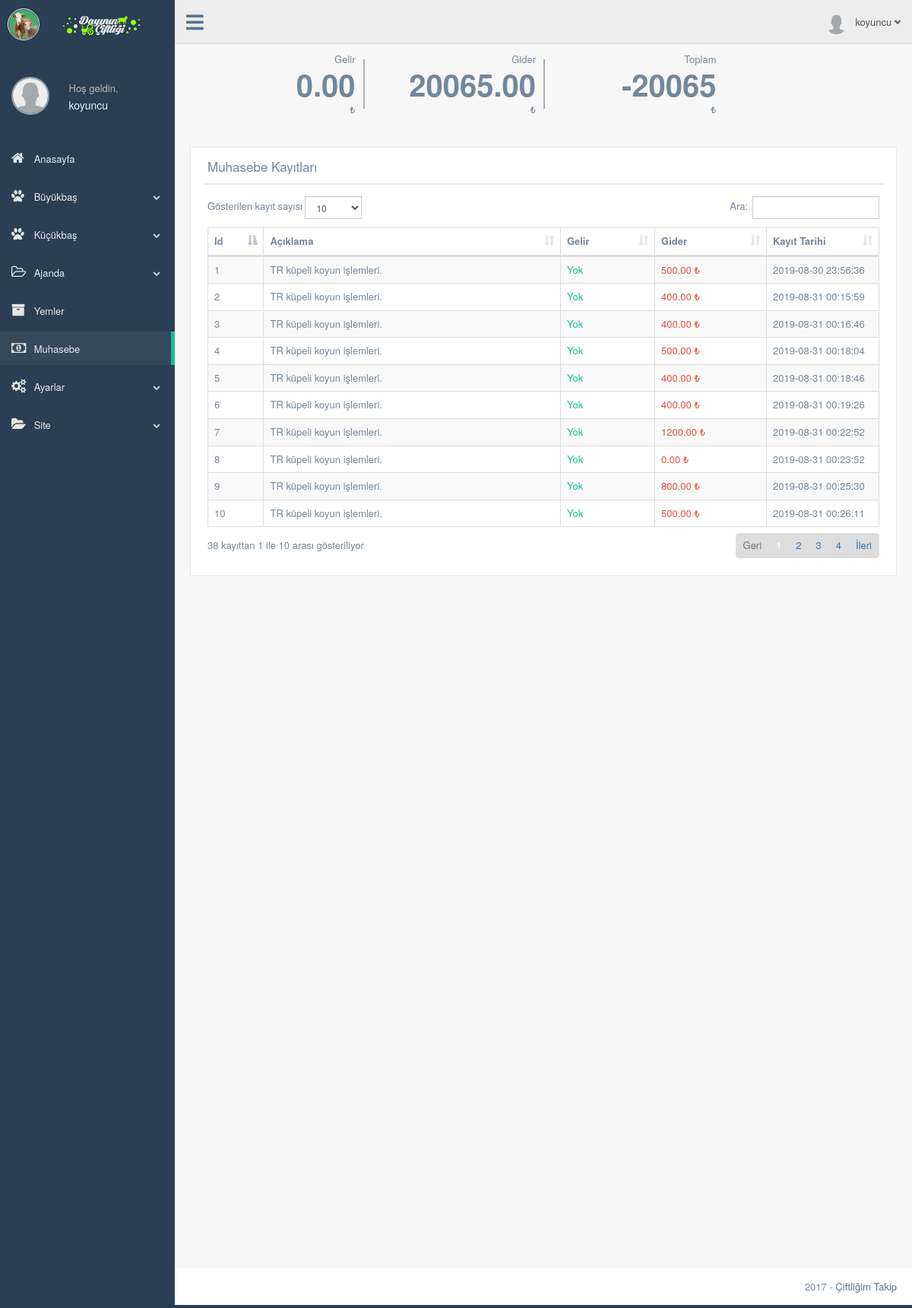
The app's page /production/muhasebe.php (signed in) with its own data.
### tables this page shows
CREATE TABLE `kullanici` (
  `kullanici_id` int(11) NOT NULL,
  `kullanici_adi` varchar(50) NOT NULL,
  `kullanici_sifre` varchar(50) NOT NULL,
  `kullanici_adsoyad` varchar(50) NOT NULL DEFAULT 'Ad Soyad',
  `kullanici_eposta` varchar(50) NOT NULL,
  `kullanici_gorsel` varchar(250) NOT NULL DEFAULT 'images/kullanici/kullanici.png',
  `kullanici_kayittarihi` datetime NOT NULL,
  `kullanici_yetki` int(1) NOT NULL DEFAULT '2',
  `kullanici_durum` int(1) NOT NULL
);

CREATE TABLE `muhasebe` (
  `muhasebe_id` int(11) NOT NULL,
  `kullanici_id` int(11) NOT NULL,
  `muhasebe_gelir` decimal(10,2) DEFAULT NULL,
  `muhasebe_gider` decimal(10,2) DEFAULT NULL,
  `muhasabe_kayittarihi` datetime NOT NULL DEFAULT CURRENT_TIMESTAMP,
  `muhasebe_aciklama` varchar(1000) DEFAULT NULL
);

### production/muhasebe.php (the view, shortened to what this page needs)
<?php
    include 'header.php';
    $muhasebesorgu=$db->prepare("SELECT * FROM muhasebe WHERE kullanici_id=:id");
    $muhasebesorgu->execute(array(
        'id' => $kullanici_id
        ));
    $gelirsorgu=$db->prepare("SELECT sum(muhasebe_gelir) AS gelir FROM muhasebe WHERE kullanici_id=:id");
    $gelirsorgu->execute(array(
        'id' => $kullanici_id
        ));
    $gelircek=$gelirsorgu->fetch(PDO::FETCH_ASSOC);
    $gidersorgu=$db->prepare("SELECT sum(muhasebe_gider) AS gider FROM muhasebe WHERE kullanici_id=:id");
    $gidersorgu->execute(array(
        'id' => $kullanici_id
        ));
    $gidercek=$gidersorgu->fetch(PDO::FETCH_ASSOC);
?>
        <div class="right_col" role="main">
          <div class="row tile_count text-right">
              <div class="col-md-3 col-sm-4 col-xs-6 tile_stats_count">
                <span class="count_top"></i>Gelir</span>
                <div class="count"><?php echo $gelircek['gelir']; ?></div>
                <span class="count_bottom"><i class="green"></i>₺</span>
              </div>
              <div class="col-md-3 col-sm-4 col-xs-6 tile_stats_count">
                <span class="count_top"></i>Gider</span>
                <div class="count"><?php echo $gidercek['gider']; ?></div>
                <span class="count_bottom"><i class="green"></i>₺</span>
              </div>
              <div class="col-md-3 col-sm-4 col-xs-6 tile_stats_count">
                <span class="count_top"></i>Toplam</span>
                <div class="count"><?php echo $gelircek['gelir']-$gidercek['gider']; ?></div>
                <span class="count_bottom"><i class="green"></i>₺</span>
              </div>
           </div>
          <div class="">
            <div class="row">
              <div class="col-md-12 col-sm-12 col-xs-12">
                <div class="x_panel">
                  <div class="x_title">
                    <h2>Muhasebe Kayıtları</h2>
                    <div class="clearfix"></div>
                  </div>
                  <div class="x_content">
                    <table id="datatable" class="table table-striped table-bordered">
                      <thead>
                        <tr>
                          <th class="">Id</th>
                          <th class="">Açıklama</th>
                          <th class="">Gelir</th>
                          <th class="">Gider</th>
                          <th class="">Kayıt Tarihi</th>
                        </tr>
                      </thead>
                      <tbody>
                      <?php while ($muhasebecek=$muhasebesorgu->fetch(PDO::FETCH_ASSOC)) { ?>
                        <tr>
                          <td class="col-md-1 col-sm-1"><?php echo $muhasebecek['muhasebe_id']; ?></td>
                          <td class=""><?php echo $muhasebecek['muhasebe_aciklama']; ?></td>
                          <td class="green">
                            <?php
                              if ($muhasebecek['muhasebe_gelir']>0) {
                                echo $muhasebecek['muhasebe_gelir']." ₺";
                              } else {
                                echo "Yok";
                              }
                            ?>
                          </td>
                          <td class="col-md-2 col-sm-2 red"><?php echo $muhasebecek['muhasebe_gider']." ₺"; ?></td>
                          <td class="col-md-2 col-sm-2"><?php echo $muhasebecek['muhasabe_kayittarihi']; ?></td>
                        </tr>
                       <?php } ?>
                      </tbody>
                    </table>
                  </div>
                </div>
              </div>
            </div>
          </div>
        </div>
        <?php include 'footer.php'; ?>

### production/header.php (shortened to what this page needs)
<?php
  include '../baglan.php';
  $kullanicisorgu=$db->prepare("SELECT * FROM kullanici WHERE kullanici_adi=:kullanici");
  $kullanicisorgu->execute(array(
        'kullanici' => $_SESSION['kullanici_adi']
      ));
  $kullanicicek=$kullanicisorgu->fetch(PDO::FETCH_ASSOC);
 ?>
<!DOCTYPE html>
<html lang="tr">
  <head>
    <link href="../vendors/bootstrap/dist/css/bootstrap.min.css" rel="stylesheet">
    <link href="../vendors/font-awesome/css/font-awesome.min.css" rel="stylesheet">
    <link rel="stylesheet" href="https://use.fontawesome.com/releases/v5.0.13/css/all.css">
    <link rel="stylesheet" href="css/style-print.css" media="print" type="text/css">
    <link href="../vendors/nprogress/nprogress.css" rel="stylesheet">
    <link href="../vendors/iCheck/skins/flat/green.css" rel="stylesheet">
    <link href="../vendors/malihu-custom-scrollbar-plugin/jquery.mCustomScrollbar.min.css" rel="stylesheet"/>
    <link href="../vendors/datatables.net-bs/css/dataTables.bootstrap.min.css" rel="stylesheet">
    <link href="../vendors/datatables.net-buttons-bs/css/buttons.bootstrap.min.css" rel="stylesheet">
    <link href="../vendors/datatables.net-fixedheader-bs/css/fixedHeader.bootstrap.min.css" rel="stylesheet">
    <link href="../vendors/datatables.net-responsive-bs/css/responsive.bootstrap.min.css" rel="stylesheet">
    <link href="../vendors/datatables.net-scroller-bs/css/scroller.bootstrap.min.css" rel="stylesheet">
    <link href="../build/css/custom.min.css" rel="stylesheet">
    <link href="../build/css/main.css" rel="stylesheet">
  </head>
  <body class="nav-md">
    <div class="container body">
      <div class="main_container">
        <div class="col-md-3 left_col menu_fixed">
          <div class="left_col scroll-view">
            <div class="navbar nav_title" style="border: 0;">
              <a href="index.html" class="site_title"><i class="fa"><img src="../images/eks-genel/eks-logo-ikon.png" width="40px" height="auto" alt=""></i> <span><img src="images/logo.png" style="margin-left:20px"alt=""></span></a>
            </div>
            <?php include 'sidebar.php'; ?>
        <div class="top_nav"  id="yazdirma">
          <div class="nav_menu">
            <nav class="">
              <div class="nav toggle">
                <a id="menu_toggle"><i class="fa fa-bars"></i></a>
              </div>
              <ul class="nav navbar-nav navbar-right">
                <li class="">
                  <a href="javascript:;" class="user-profile dropdown-toggle" data-toggle="dropdown" aria-expanded="false">
                    <img src="<?php echo $kullanicicek['kullanici_gorsel']; ?>" alt=""><?php echo $_SESSION['kullanici_adi'] ?>
                    <span class=" fa fa-angle-down"></span>
                  </a>
                </li>
              </ul>
            </nav>
          </div>
        </div>

### production/sidebar.php (shortened to what this page needs)
<br>
            <div class="profile clearfix">
              <div class="profile_pic text-center" style="margin-top: 25px; ">
                <a href="profil.php"><img src="<?php echo $kullanicicek['kullanici_gorsel']; ?>" alt="" style="width: 50px; height: 50px; max-width: 50px; max-height: 50px; -webkit-border-radius: 50%; -moz-border-radius: 50%; border-radius: 50%; border: 2px solid rgba(255,255,255,0.5);" ></a>
              </div>
              <div class="profile_info">
                <span>Hoş geldin,</span>
                <a href="profil.php"><h2><?php echo $_SESSION['kullanici_adi'] ?></h2></a>
              </div>
              <div class="clearfix"></div>
            </div>
            <br />
            <div id="sidebar-menu" class="main_menu_side hidden-print main_menu">
              <div class="menu_section">
                <ul class="nav side-menu">
                  <li><a href="index.php"><i class="fa fa-home"></i> Anasayfa </a>
                  </li>
                  <li><a><i class="fa fa-paw"></i> Büyükbaş <span class="fa fa-chevron-down"></span></a>
                  </li>
                  <li><a><i class="fa fa-paw"></i> Küçükbaş <span class="fa fa-chevron-down"></span></a>
                  </li>
                  <li><a><i class="fa fa-folder-open-o"></i> Ajanda <span class="fa fa-chevron-down"></span></a>
                  </li>
                  <li><a href="yem.php"><i class="fa fa-archive"></i> Yemler </a>
                  </li>
                  <li><a href="muhasebe.php"><i class="fa fa-money"></i> Muhasebe </a>
                  </li>
                  <li><a><i class="fa fa-cogs"></i> Ayarlar <span class="fa fa-chevron-down"></span></a>
                  </li>
                  <li><a><i class="fa fa-folder-open"></i> Site <span class="fa fa-chevron-down"></span></a>
                  </li>
                </ul>
              </div>
            </div>
          </div>
        </div>

### build/css/main.css (style rules this page uses)
.site_title i { border: 1px solid #EAEAEA; padding: 0px 0px !important; border-radius: 50% }

### records on screen
kullanici: kullanici_gorsel (placeholder picture)
muhasebe: muhasebe_id "1", muhasebe_aciklama "TR küpeli koyun işlemleri.", muhasebe_gelir "Yok", muhasebe_gider "500.00", muhasabe_kayittarihi "2019-08-30 23:56:36"
muhasebe: muhasebe_id "2", muhasebe_aciklama "TR küpeli koyun işlemleri.", shows "Yok", muhasebe_gider "400.00", muhasabe_kayittarihi "2019-08-31 00:15:59"
muhasebe: muhasebe_id "3", muhasebe_aciklama "TR küpeli koyun işlemleri.", shows "Yok", muhasebe_gider "400.00", muhasabe_kayittarihi "2019-08-31 00:16:46"
muhasebe: muhasebe_id "4", muhasebe_aciklama "TR küpeli koyun işlemleri.", shows "Yok", muhasebe_gider "500.00", muhasabe_kayittarihi "2019-08-31 00:18:04"
muhasebe: muhasebe_id "5", muhasebe_aciklama "TR küpeli koyun işlemleri.", shows "Yok", muhasebe_gider "400.00", muhasabe_kayittarihi "2019-08-31 00:18:46"
muhasebe: muhasebe_id "6", muhasebe_aciklama "TR küpeli koyun işlemleri.", shows "Yok", muhasebe_gider "400.00", muhasabe_kayittarihi "2019-08-31 00:19:26"
muhasebe: muhasebe_id "7", muhasebe_aciklama "TR küpeli koyun işlemleri.", shows "Yok", muhasebe_gider "1200.00", muhasabe_kayittarihi "2019-08-31 00:22:52"
muhasebe: muhasebe_id "8", muhasebe_aciklama "TR küpeli koyun işlemleri.", shows "Yok", muhasebe_gider "0.00", muhasabe_kayittarihi "2019-08-31 00:23:52"
muhasebe: muhasebe_id "9", muhasebe_aciklama "TR küpeli koyun işlemleri.", shows "Yok", muhasebe_gider "800.00", muhasabe_kayittarihi "2019-08-31 00:25:30"
muhasebe: muhasebe_id "10", muhasebe_aciklama "TR küpeli koyun işlemleri.", shows "Yok", muhasebe_gider "500.00", muhasabe_kayittarihi "2019-08-31 00:26:11"

### other values on screen
$_SESSION['kullanici_adi'] "koyuncu"
$gelircek['gelir'] "0.00"
$gidercek['gider'] "20065.00"
$gelircek['gelir']-$gidercek['gider'] "-20065"
